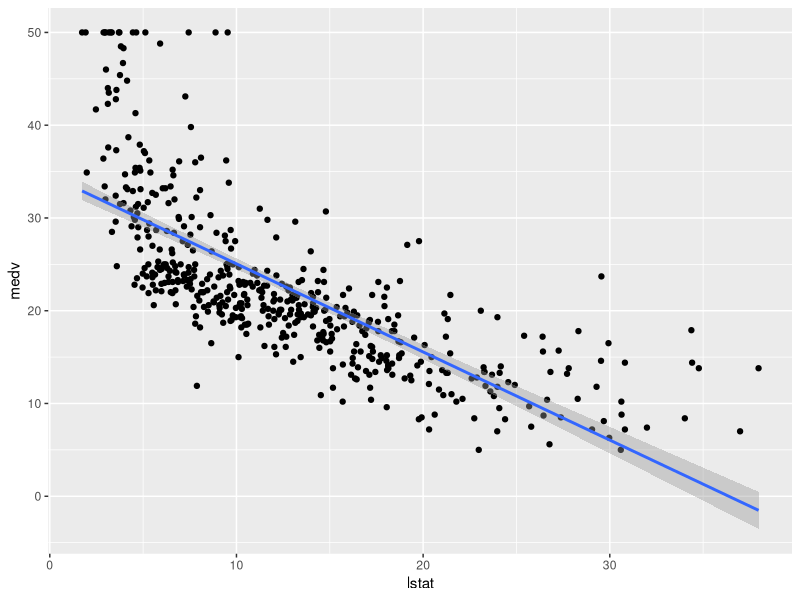
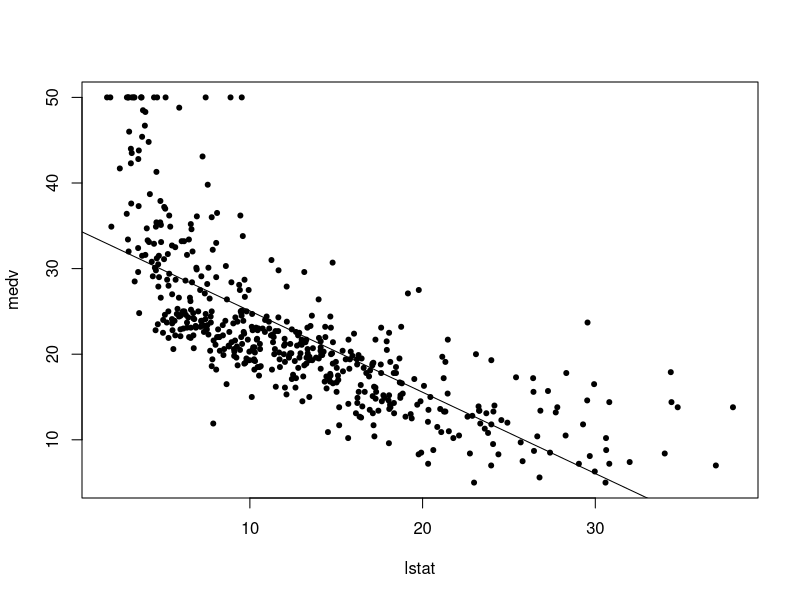
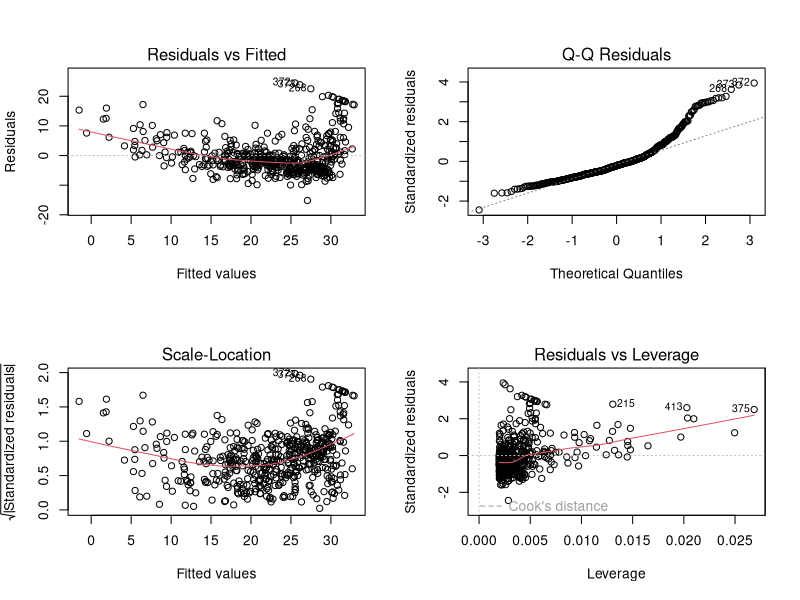
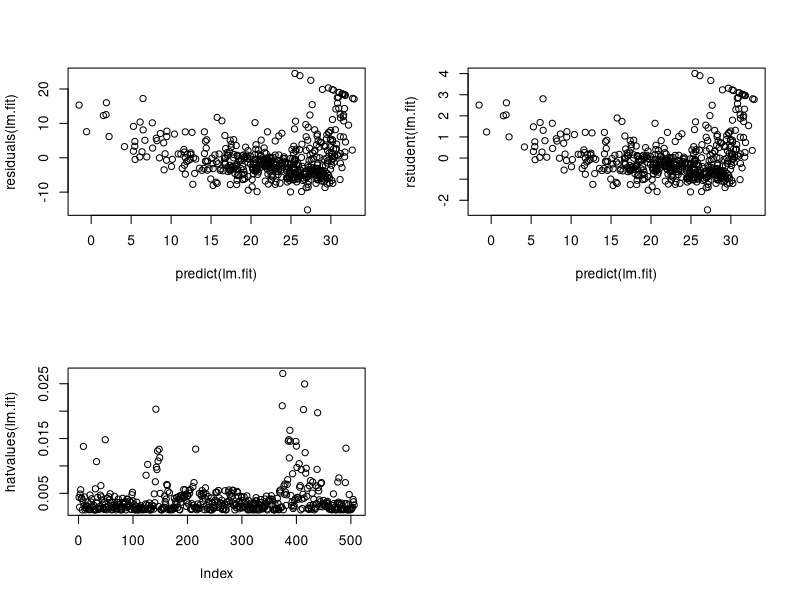

Source code (R) for these figures, in order:
## ---- chunk 1
library(MASS)
library(tidyverse)
attach(Boston)
## ---- chunk 2
names(Boston)
## ---- chunk 3
ggplot(Boston, aes(x=lstat, y=medv)) + geom_point() + geom_smooth(method=lm)

lm.fit=lm(medv~lstat)
summary(lm.fit)
## ---- chunk 4
names(lm.fit)
coef(lm.fit)
## ---- chunk 5
residuals<-lm.fit$residuals
# lm.fit$residuals
## ---- chunk 6
confint(lm.fit)
## ---- chunk 7
predict(lm.fit, data.frame(lstat=c(5,10,15)), interval = "confidence")
predict(lm.fit, data.frame(lstat=c(5,10,15)), interval = "prediction")
## ---- chunk 8
plot(lstat, medv,pch=20)
abline(lm.fit)
## ---- chunk 9
par(mfrow=c(2,2))
plot(lm.fit)
## ---- chunk 10
plot(predict(lm.fit), residuals(lm.fit))
plot(predict(lm.fit), rstudent(lm.fit))
plot(hatvalues(lm.fit))
## ---- chunk 11
lm.fit=lm(medv~lstat+age, data=Boston)
summary(lm.fit)

## ---- chunk 12
lm.fit=lm(medv~., data=Boston)
summary(lm.fit)

